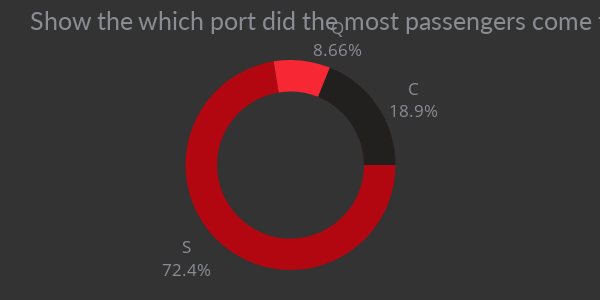

Notebook cell for this chart:
### Markdown cell above
## **Why this graph?**
## Doughnut chart is the go to when it comes to part to whole comparision

### Code cell
#Lets see the which port did the most passengers come from
plt.figure(figsize=(15,8))
ps=pd.DataFrame(data.Embarked.value_counts().reset_index().rename(columns={"index":"port","Embarked":"Total"}))
print(ps)
fig= px.pie(ps, names='port',values="Total", height=300, width=600, hole=0.7,
title='Show the which port did the most passengers come from:',
color_discrete_sequence=['#b20710', '#221f1f'])
fig.update_traces(hovertemplate=None, textposition='outside',
textinfo='percent+label', rotation=90)
fig.update_layout(margin=dict(t=60, b=30, l=0, r=0), showlegend=False,
plot_bgcolor='#333', paper_bgcolor='#333',
title_font=dict(size=25, color='#8a8d93', family="Lato, sans-serif"),
font=dict(size=17, color='#8a8d93'),
hoverlabel=dict(bgcolor="#444", font_size=13,
font_family="Lato, sans-serif"))

### Figure 1 — Plotly figure (JSON) as saved in the notebook; plotly's stock layout.template omitted (floating-point values rounded to 4 significant figures)
{"data": [{"domain": {"x": [0, 1], "y": [0, 1]}, "hole": 0.7, "labels": ["S", "C", "Q"], "legendgroup": "", "name": "", "rotation": 90, "showlegend": true, "textinfo": "percent+label", "textposition": "outside", "type": "pie", "values": [644, 168, 77]}], "layout": {"font": {"color": "#8a8d93", "size": 17}, "height": 300, "hoverlabel": {"bgcolor": "#444", "font": {"family": "Lato, sans-serif", "size": 13}}, "legend": {"tracegroupgap": 0}, "margin": {"b": 30, "l": 0, "r": 0, "t": 60}, "paper_bgcolor": "#333", "piecolorway": ["#b20710", "#221f1f"], "plot_bgcolor": "#333", "showlegend": false, "title": {"font": {"color": "#8a8d93", "family": "Lato, sans-serif", "size": 25}, "text": "Show the which port did the most passengers come from:"}, "width": 600}}
